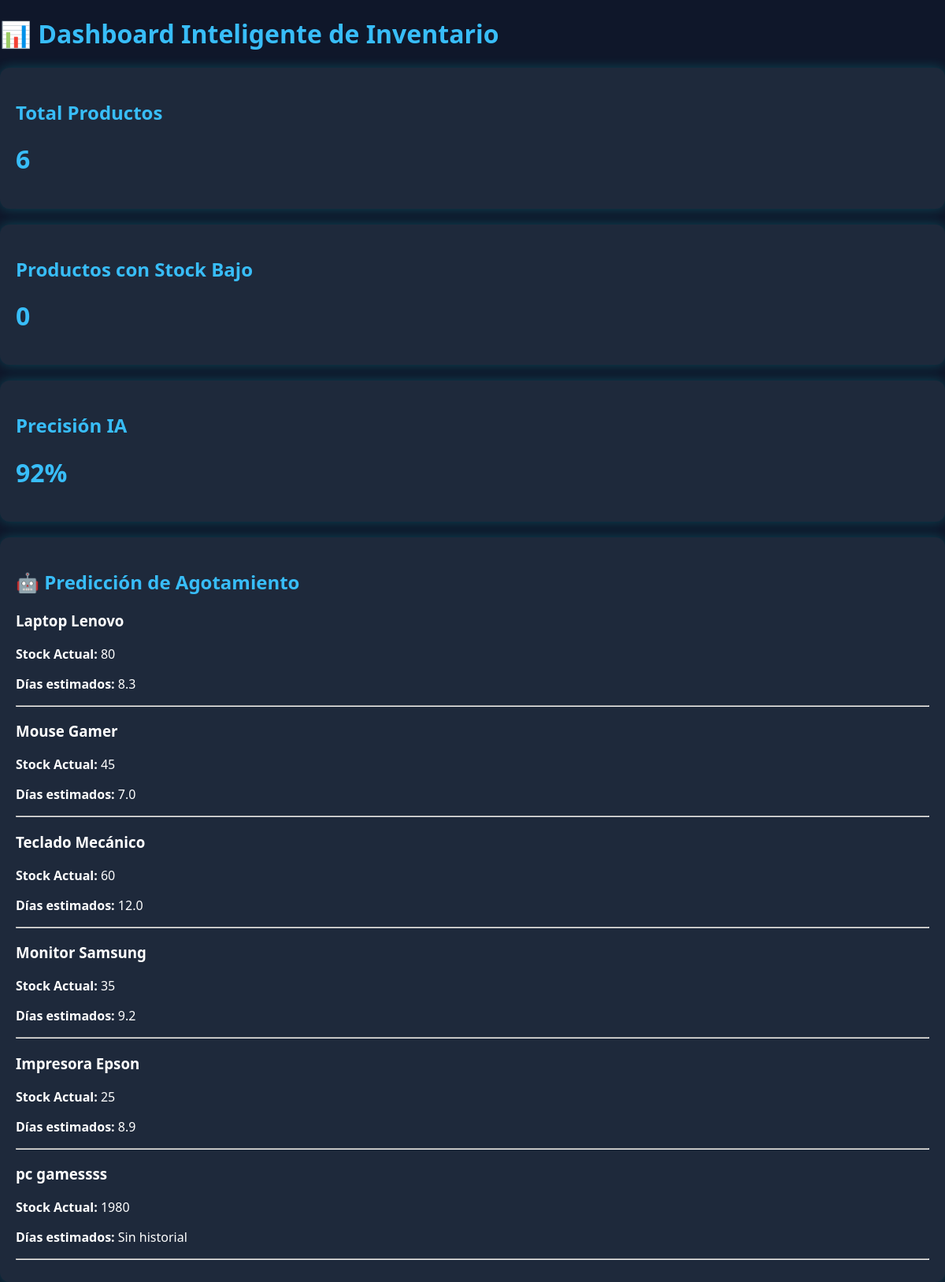
/dashboard, run on the app's committed database.
### tables this page shows
CREATE TABLE Productos(
    Id INTEGER PRIMARY KEY AUTOINCREMENT,
    Nombre TEXT,
    Stock INTEGER,
    StockMinimo INTEGER,
    Precio REAL,
    Tipo TEXT,
    FechaRegistro DATETIME DEFAULT CURRENT_TIMESTAMP
);

### app.py (the view)
@app.route('/dashboard')
def dashboard():
    conexion = conectar()
    cursor = conexion.cursor()
    cursor.execute("SELECT COUNT(*) FROM Productos")
    total_productos = cursor.fetchone()[0]
    cursor.execute("""
        SELECT COUNT(*)
        FROM Productos
        WHERE Stock <= StockMinimo
    """)
    stock_bajo = cursor.fetchone()[0]
    cursor.execute("""
        SELECT Id, Nombre, Stock
        FROM Productos
    """)
    productos = cursor.fetchall()
    alertas = []
    for producto in productos:
        producto_id = producto[0]
        nombre = producto[1]
        stock = producto[2]
        cursor.execute("""
            SELECT AVG(CAST(CantidadVendida AS FLOAT))
            FROM HistorialVentas
            WHERE ProductoId = ?
        """, (producto_id,))
        promedio = cursor.fetchone()[0]
        if promedio is not None and promedio > 0:
            dias = round(stock / promedio, 1)
        else:
            dias = "Sin historial"
        alertas.append({
            "nombre": nombre,
            "stock": stock,
            "dias": dias
        })
    conexion.close()
    return render_template(
        "dashboard.html",
        total_productos=total_productos,
        stock_bajo=stock_bajo,
        alertas=alertas
    )

### app.py (called while the page is built)
def conectar():
     return sqlite3.connect("database.db")

### templates/dashboard.html (shortened to what this page needs)
<!DOCTYPE html>
<html lang="es">
<head>
    <link rel="stylesheet"
          href="{{ url_for('static', filename='css/style.css') }}">
</head>
<body>
    <h1>📊 Dashboard Inteligente de Inventario</h1>
    <div class="card">
        <h2>Total Productos</h2>
        <h1>{{ total_productos }}</h1>
    </div>
    <div class="card">
        <h2>Productos con Stock Bajo</h2>
        <h1>{{ stock_bajo }}</h1>
    </div>
    <div class="card">
        <h2>Precisión IA</h2>
        <h1>92%</h1>
    </div>
    <div class="card">
        <h2>🤖 Predicción de Agotamiento</h2>
        {% if alertas %}
            {% for alerta in alertas %}
                <div class="alerta">
                    <h3>{{ alerta.nombre }}</h3>
                    <p>
                        <strong>Stock Actual:</strong>
                        {{ alerta.stock }}
                    </p>
                    <p>
                        <strong>Días estimados:</strong>
                        {{ alerta.dias }}
                    </p>
                </div>
                <hr>
            {% endfor %}
        {% else %}
            <p>No existen productos registrados.</p>
        {% endif %}
    </div>
</body>
</html>

### static/css/style.css (style rules this page uses)
body { background-color:#0f172a; color:white; font-family:Segoe UI, sans-serif; margin:0; padding:0; }
h1,h2 { color:#38bdf8; }
.card { background:#1e293b; padding:20px; border-radius:12px; margin-top:20px; box-shadow:0px 0px 15px rgba(0,255,255,0.2); }

### data on the page
Productos: nombre "Laptop Lenovo", stock "80", dias "8.3"
Productos: nombre "Mouse Gamer", stock "45", dias "7.0"
Productos: nombre "Teclado Mecánico", stock "60", dias "12.0"
Productos: nombre "Monitor Samsung", stock "35", dias "9.2"
Productos: nombre "Impresora Epson", stock "25", dias "8.9"
Productos: nombre "pc gamessss", stock "1980", dias "Sin historial"

### other printed values
{{ total_productos }} "6"
{{ stock_bajo }} "0"
